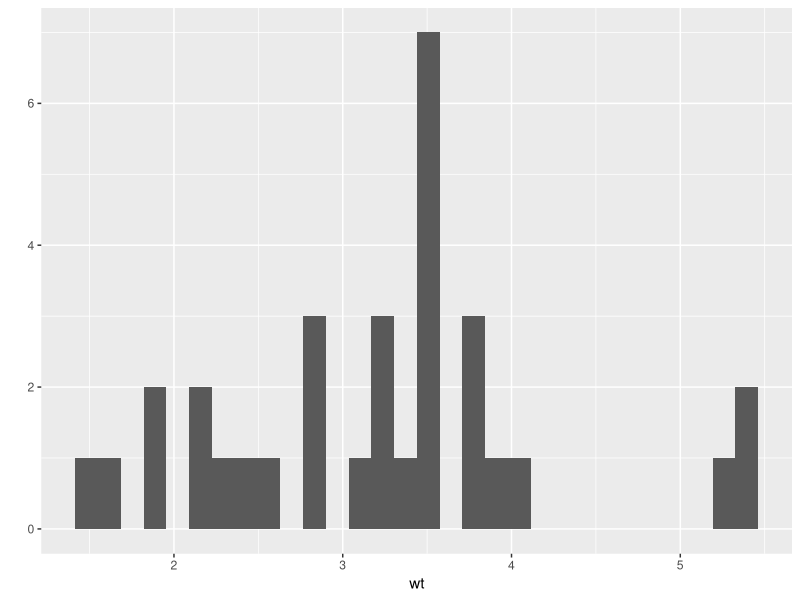
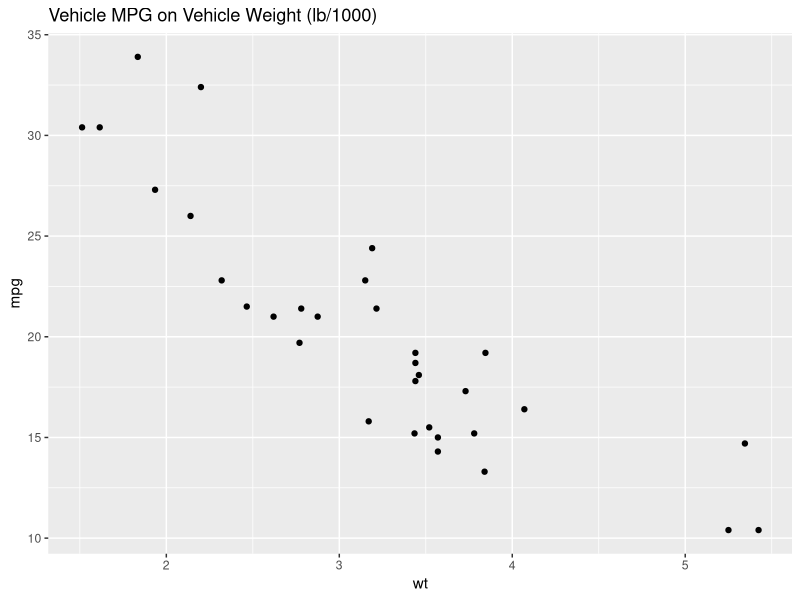
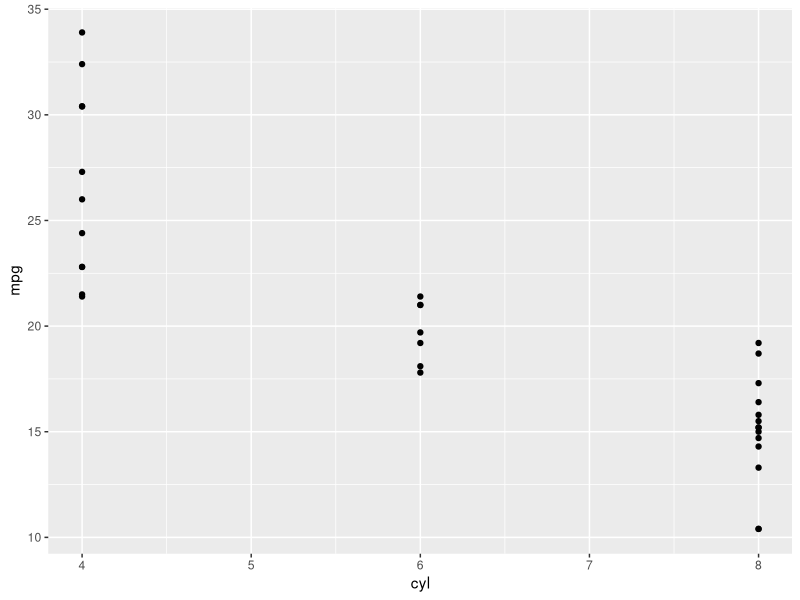
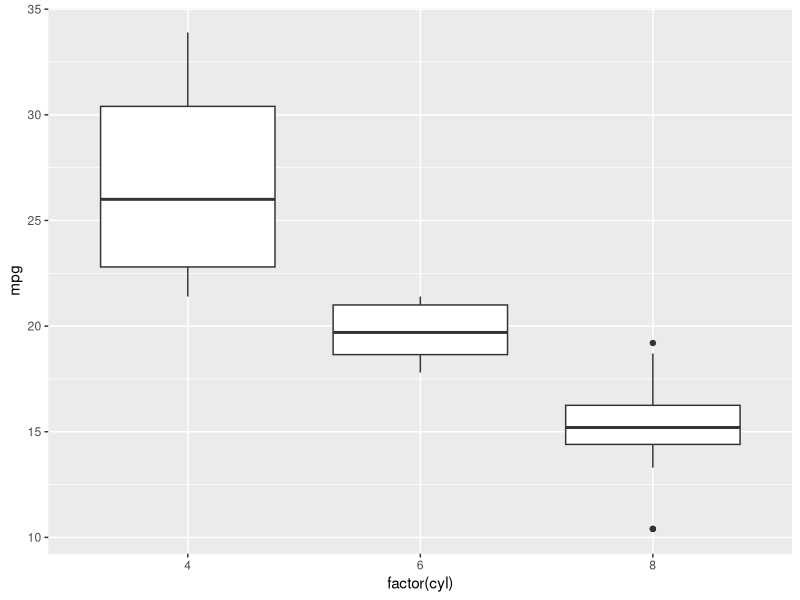
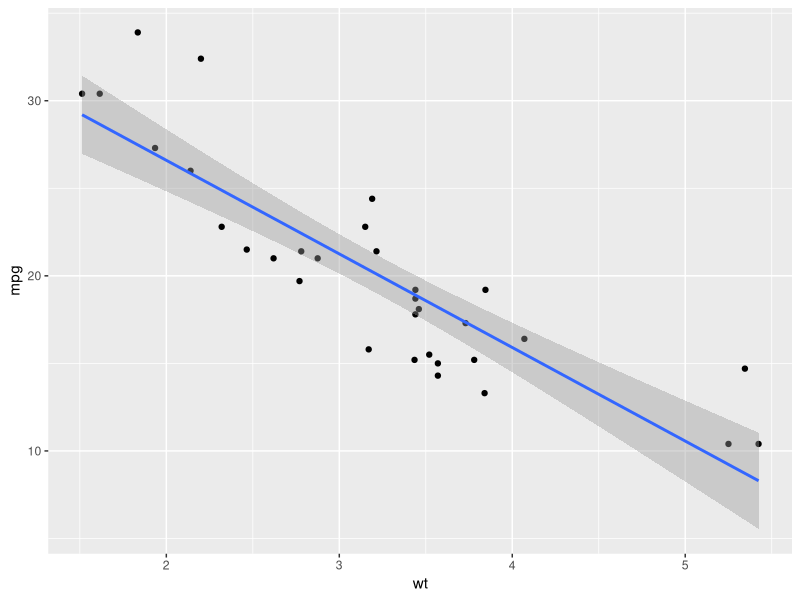
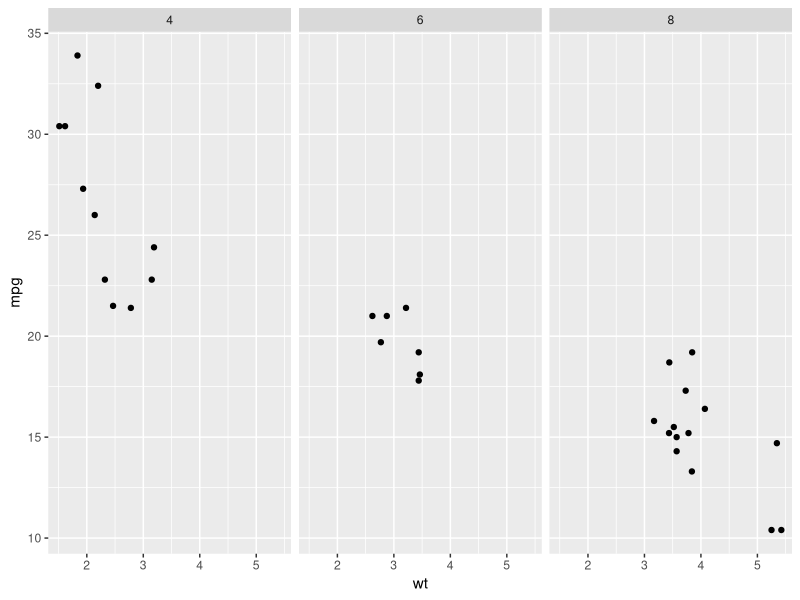
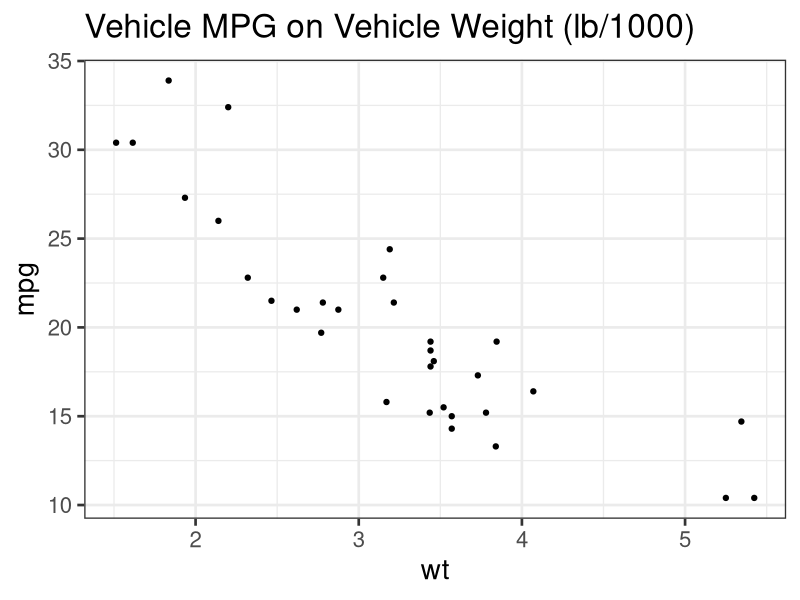
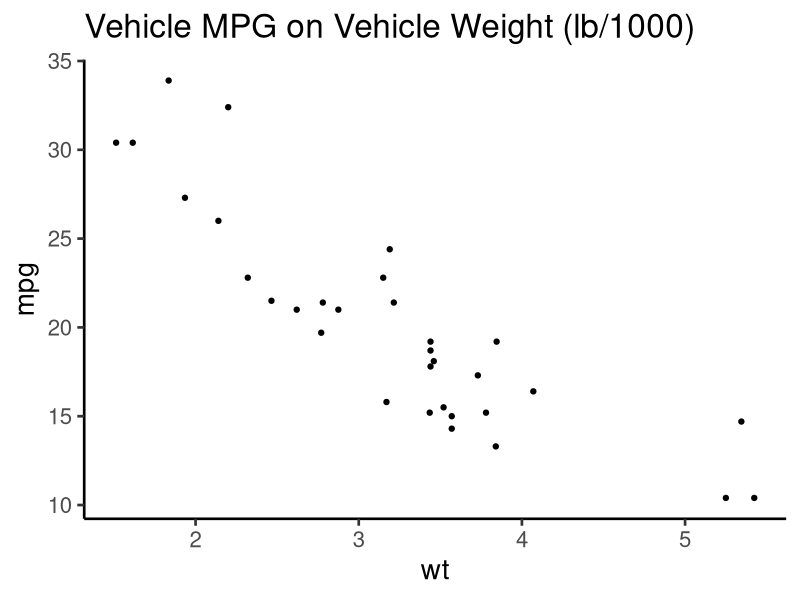

Write R code to recreate these figures, in order.
## ---- chunk 1
head(mtcars)
## ---- chunk 2
library(ggplot2)
qplot(x=wt, data=mtcars)
## ---- chunk 3
qplot(x=wt, y=mpg, data=mtcars, main="Vehicle MPG on Vehicle Weight (lb/1000)")
## ---- chunk 4
qplot(x=cyl, y=mpg, data=mtcars)
## ---- chunk 5
qplot(x=factor(cyl), y=mpg, data=mtcars, geom="boxplot")
## ---- chunk 6
qplot(x=wt, y=mpg, data=mtcars) + stat_smooth(method = "lm")
## ---- chunk 7
qplot(x=wt, y=mpg, data=mtcars, facets = ~cyl)
## ---- chunk 8
qplot(x=wt, y=mpg, data=mtcars, main="Vehicle MPG on Vehicle Weight (lb/1000)") + theme_bw(20)

qplot(x=wt, y=mpg, data=mtcars, main="Vehicle MPG on Vehicle Weight (lb/1000)") + theme_classic(20)

